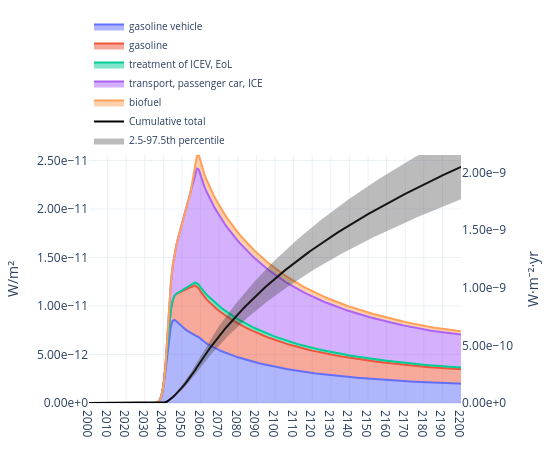

The notebook cell saved with this chart:
### Code cell
fig_rf = plot_rf(
    trails,
    by='root activity', # or by "flow"
    year_range=(2000, 2200),
    year_tick=10,
    #reference_year=2050,
)
fig_rf

### Figure 1 — Plotly figure (JSON) as saved in the notebook; plotly's stock layout.template omitted (floating-point values rounded to 4 significant figures; data arrays with more than 128 entries replaced by an {"elided": "..."} marker saying what was removed)
{"data": [{"hovertemplate": "<b>%{meta}</b><br>Year: %{x}<br>W/m²: %{y:.6g}<extra></extra>", "legendgroup": "root::10", "meta": "gasoline vehicle", "mode": "lines", "name": "gasoline vehicle", "showlegend": true, "stackgroup": "positive", "type": "scatter", "x": {"elided": "201 int values"}, "y": {"elided": "201 float values"}}, {"hovertemplate": "<b>%{meta}</b><br>Year: %{x}<br>W/m²: %{y:.6g}<extra></extra>", "legendgroup": "root::11", "meta": "gasoline", "mode": "lines", "name": "gasoline", "showlegend": true, "stackgroup": "positive", "type": "scatter", "x": {"elided": "201 int values"}, "y": {"elided": "201 float values"}}, {"hovertemplate": "<b>%{meta}</b><br>Year: %{x}<br>W/m²: %{y:.6g}<extra></extra>", "legendgroup": "root::12", "meta": "treatment of ICEV, EoL", "mode": "lines", "name": "treatment of ICEV, EoL", "showlegend": true, "stackgroup": "positive", "type": "scatter", "x": {"elided": "201 int values"}, "y": {"elided": "201 float values"}}, {"hovertemplate": "<b>%{meta}</b><br>Year: %{x}<br>W/m²: %{y:.6g}<extra></extra>", "legendgroup": "root::13", "meta": "transport, passenger car, ICE", "mode": "lines", "name": "transport, passenger car, ICE", "showlegend": true, "stackgroup": "positive", "type": "scatter", "x": {"elided": "201 int values"}, "y": {"elided": "201 float values"}}, {"hovertemplate": "<b>%{meta}</b><br>Year: %{x}<br>W/m²: %{y:.6g}<extra></extra>", "legendgroup": "root::16", "meta": "biofuel", "mode": "lines", "name": "biofuel", "showlegend": true, "stackgroup": "positive", "type": "scatter", "x": {"elided": "201 int values"}, "y": {"elided": "201 float values"}}, {"hovertemplate": "<b>Cumulative total</b><br>Year: %{x}<br>W·m⁻²·yr: %{y:.6g}<extra></extra>", "line": {"color": "black", "width": 2}, "mode": "lines", "name": "Cumulative total", "showlegend": true, "type": "scatter", "x": {"elided": "201 int values"}, "y": {"elided": "201 float values"}, "yaxis": "y2"}, {"hoverinfo": "skip", "line": {"width": 0}, "mode": "lines", "showlegend": false, "type": "scatter", "x": {"elided": "201 int values"}, "y": {"elided": "201 float values"}, "yaxis": "y2"}, {"fill": "tonexty", "fillcolor": "rgba(60,60,60,0.35)", "line": {"width": 0}, "mode": "lines", "name": "2.5-97.5th percentile", "type": "scatter", "x": {"elided": "201 int values"}, "y": {"elided": "201 float values"}, "yaxis": "y2"}], "layout": {"annotations": [{"showarrow": false, "text": "Radiative forcing by gas/flow", "x": 0.5, "xanchor": "center", "xref": "paper", "y": -0.2, "yanchor": "top", "yref": "paper"}], "height": 450, "hoverlabel": {"align": "left", "font": {"size": 11}}, "hovermode": "x unified", "legend": {"entrywidth": 260, "entrywidthmode": "pixels", "font": {"size": 10}, "groupclick": "togglegroup", "orientation": "h", "tracegroupgap": 0, "x": 0, "xanchor": "left", "y": 1, "yanchor": "bottom"}, "margin": {"b": 40, "l": 60, "r": 60, "t": 119}, "title": {"text": "", "x": 0.5, "xanchor": "center"}, "width": 550, "xaxis": {"dtick": 10, "range": [2000, 2200], "showgrid": true, "tick0": 2000, "tickmode": "linear"}, "yaxis": {"exponentformat": "e", "range": [0, 2.557e-11], "showexponent": "all", "showgrid": true, "tickformat": ".2e", "title": {"text": "W/m²"}, "type": "linear"}, "yaxis2": {"exponentformat": "e", "overlaying": "y", "range": [0, 2.153e-09], "showexponent": "all", "showgrid": false, "side": "right", "tickformat": ".2e", "title": {"text": "W·m⁻²·yr"}}}}
